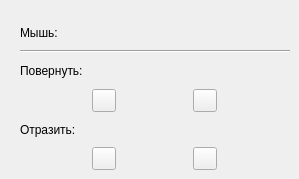
         <widget class="QWidget" name="mouse_page">
          <widget class="QWidget" name="verticalLayoutWidget_2">
           <property name="geometry">
            <rect>
             <x>20</x>
             <y>20</y>
             <width>270</width>
             <height>150</height>
            </rect>
           </property>
           <layout class="QVBoxLayout" name="mouse_layout" stretch="1,0,1,1,1,1">
            <property name="spacing">
             <number>5</number>
            </property>
            <item>
             <widget class="QLabel" name="label">
              <property name="text">
               <string>Мышь:</string>
              </property>
             </widget>
            </item>
            <item>
             <widget class="Line" name="line_8">
              <property name="orientation">
               <enum>Qt::Horizontal</enum>
              </property>
             </widget>
            </item>
            <item>
             <widget class="QLabel" name="label_2">
              <property name="text">
               <string>Повернуть:</string>
              </property>
             </widget>
            </item>
            <item>
             <layout class="QHBoxLayout" name="horizontalLayout">
              <item>
               <widget class="QToolButton" name="rotate_clockwise">
                <property name="text">
                 <string/>
                </property>
                <property name="icon">
                 <iconset>
                  <normalon>:/icons/rotate-right.png</normalon>
                 </iconset>
                </property>
               </widget>
              </item>
              <item>
               <widget class="QToolButton" name="rotate_counterclockwise">
                <property name="text">
                 <string/>
                </property>
                <property name="icon">
                 <iconset>
                  <normalon>:/icons/rotate-left.png</normalon>
                 </iconset>
                </property>
               </widget>
              </item>
             </layout>
            </item>
            <item>
             <widget class="QLabel" name="label_3">
              <property name="text">
               <string>Отразить:</string>
              </property>
             </widget>
            </item>
            <item>
             <layout class="QHBoxLayout" name="horizontalLayout_3">
              <item>
               <widget class="QToolButton" name="horizontal_mirror">
                <property name="text">
                 <string/>
                </property>
                <property name="icon">
                 <iconset>
                  <normalon>:/icons/reflect-vertical.png</normalon>
                 </iconset>
                </property>
               </widget>
              </item>
              <item>
               <widget class="QToolButton" name="vertical_mirror">
                <property name="text">
                 <string/>
                </property>
                <property name="icon">
                 <iconset>
                  <normalon>:/icons/reflect_horizontal.png</normalon>
                 </iconset>
                </property>
               </widget>
              </item>
             </layout>
            </item>
           </layout>
          </widget>
         </widget>
